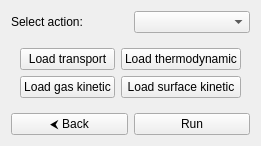
<?xml version="1.0" encoding="UTF-8"?>
<ui version="4.0">
    <class>ChemkinConverterInputPage</class>
        <widget class="QWidget" name="ChemkinConverterInputPage">
            <layout class="QVBoxLayout" name="verticalLayout">
                <!-- Select action item -->
                <item>
                    <layout class="QHBoxLayout" name="selectLayout">
                        <item>
                            <widget class="QLabel" name="actionLabel">
                                <property name="text">
                                    <string>Select action:</string>
                                </property>
                            </widget>
                        </item>
                        <item>
                            <widget class="QComboBox" name="actionComboBox"/>
                        </item>
                    </layout>
                </item>
                <!-- Convert buttons -->
                <item>
                    <widget class="QWidget" name="convertWidget">
                        <layout class="QGridLayout" name="gridLayout">
                            <!-- Row 0 -->
                            <item row="0" column="0">
                                <widget class="QPushButton" name="transportButton">
                                    <property name="text">
                                        <string>Load transport</string>
                                    </property>
                                    <property name="toolTip">
                                        <string>Load Chemkin transport file</string>
                                    </property>
                                </widget>
                            </item>
                            <item row="0" column="1">
                                <widget class="QPushButton" name="thermoButton">
                                    <property name="text">
                                        <string>Load thermodynamic</string>
                                    </property>
                                    <property name="toolTip">
                                        <string>Load Chemkin thermodynamic file</string>
                                    </property>
                                </widget>
                            </item>

                            <!-- Row 1 -->
                            <item row="1" column="0">
                                <widget class="QPushButton" name="kineticButton">
                                    <property name="text">
                                        <string>Load gas kinetic</string>
                                    </property>
                                    <property name="toolTip">
                                        <string>Load Chemkin gas kintic file</string>
                                    </property>
                                </widget>
                            </item>
                            <item row="1" column="1">
                                <widget class="QPushButton" name="surfaceButton">
                                    <property name="text">
                                        <string>Load surface kinetic</string>
                                    </property>
                                    <property name="toolTip">
                                        <string>Load Chemkin surface kintic file</string>
                                    </property>
                                </widget>
                            </item>
                        </layout>
                    </widget>
                </item>

                <!-- Buttons -->
                <item>
                    <layout class="QHBoxLayout" name="buttonLayout">
                        <item>
                            <widget class="QPushButton" name="backButton">
                                <property name="text">
                                    <string>&#x2B9C; Back</string>
                                </property>
                                <property name="toolTip">
                                    <string>Go back to properties input page</string>
                                </property>
                            </widget>
                        </item>
                        <item>
                            <widget class="QPushButton" name="runButton">
                                <property name="text">
                                    <string>Run</string>
                                </property>
                                <property name="toolTip">
                                    <string>Run CHEMKIN editor and Save results</string>
                                </property>
                            </widget>
                        </item>
                    </layout>
                </item>
            </layout>
        </widget>
</ui>
